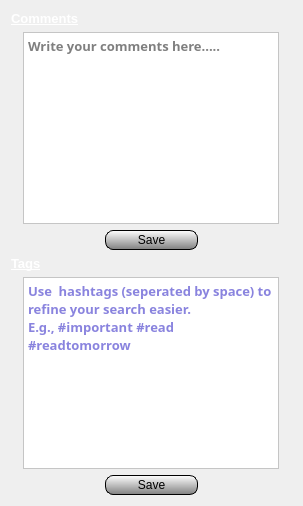
          <widget class="QWidget" name="tab_5">
           <attribute name="icon">
            <iconset>
             <normaloff>ico/016.png</normaloff>ico/016.png</iconset>
           </attribute>
           <attribute name="title">
            <string>Notes</string>
           </attribute>
           <layout class="QVBoxLayout" name="verticalLayout_5">
            <item>
             <widget class="QLabel" name="label_10">
              <property name="font">
               <font>
                <pointsize>10</pointsize>
                <weight>75</weight>
                <bold>true</bold>
                <underline>true</underline>
               </font>
              </property>
              <property name="styleSheet">
               <string notr="true">color: rgb(255, 255, 255);</string>
              </property>
              <property name="text">
               <string>Comments</string>
              </property>
             </widget>
            </item>
            <item>
             <layout class="QHBoxLayout" name="horizontalLayout_14">
              <item>
               <spacer name="horizontalSpacer_6">
                <property name="orientation">
                 <enum>Qt::Horizontal</enum>
                </property>
                <property name="sizeHint" stdset="0">
                 <size>
                  <width>12</width>
                  <height>20</height>
                 </size>
                </property>
               </spacer>
              </item>
              <item>
               <widget class="QPlainTextEdit" name="noteswriter">
                <property name="font">
                 <font>
                  <family>Segoe UI Semibold</family>
                  <pointsize>10</pointsize>
                  <weight>75</weight>
                  <bold>true</bold>
                 </font>
                </property>
                <property name="styleSheet">
                 <string notr="true">background-color: rgb(255, 255, 255);

selection-background-color: rgb(28, 58, 255);</string>
                </property>
                <property name="textInteractionFlags">
                 <set>Qt::LinksAccessibleByMouse|Qt::TextEditable|Qt::TextEditorInteraction|Qt::TextSelectableByKeyboard|Qt::TextSelectableByMouse</set>
                </property>
                <property name="backgroundVisible">
                 <bool>false</bool>
                </property>
                <property name="placeholderText">
                 <string>Write your comments here.....</string>
                </property>
               </widget>
              </item>
              <item>
               <spacer name="horizontalSpacer_7">
                <property name="orientation">
                 <enum>Qt::Horizontal</enum>
                </property>
                <property name="sizeHint" stdset="0">
                 <size>
                  <width>13</width>
                  <height>20</height>
                 </size>
                </property>
               </spacer>
              </item>
             </layout>
            </item>
            <item>
             <layout class="QHBoxLayout" name="horizontalLayout">
              <item>
               <spacer name="horizontalSpacer_2">
                <property name="orientation">
                 <enum>Qt::Horizontal</enum>
                </property>
                <property name="sizeType">
                 <enum>QSizePolicy::MinimumExpanding</enum>
                </property>
                <property name="sizeHint" stdset="0">
                 <size>
                  <width>28</width>
                  <height>20</height>
                 </size>
                </property>
               </spacer>
              </item>
              <item>
               <widget class="QPushButton" name="notessave">
                <property name="sizePolicy">
                 <sizepolicy hsizetype="Expanding" vsizetype="Ignored">
                  <horstretch>0</horstretch>
                  <verstretch>0</verstretch>
                 </sizepolicy>
                </property>
                <property name="styleSheet">
                 <string notr="true">QPushButton#notessave{background-color: qlineargradient(x1: 0, y1: 0, x2: 0, y2: 1, stop: 0 white, stop: 1 grey);border:1px;border-style: solid;border-color: black;border-radius: 8px;}
QPushButton#notessave:pressed{background-color: qlineargradient(x1: 0, y1: 0, x2: 0, y2: 1, stop: 0 white, stop: 1 yellow);border-style: solid;border-color: black;border-radius: 10px;}</string>
                </property>
                <property name="text">
                 <string>Save</string>
                </property>
               </widget>
              </item>
              <item>
               <spacer name="horizontalSpacer_3">
                <property name="orientation">
                 <enum>Qt::Horizontal</enum>
                </property>
                <property name="sizeHint" stdset="0">
                 <size>
                  <width>20</width>
                  <height>13</height>
                 </size>
                </property>
               </spacer>
              </item>
             </layout>
            </item>
            <item>
             <widget class="QLabel" name="label_11">
              <property name="font">
               <font>
                <pointsize>10</pointsize>
                <weight>75</weight>
                <bold>true</bold>
                <underline>true</underline>
               </font>
              </property>
              <property name="styleSheet">
               <string notr="true">color: rgb(255, 255, 255);</string>
              </property>
              <property name="text">
               <string>Tags</string>
              </property>
             </widget>
            </item>
            <item>
             <layout class="QHBoxLayout" name="horizontalLayout_5">
              <item>
               <spacer name="horizontalSpacer_8">
                <property name="orientation">
                 <enum>Qt::Horizontal</enum>
                </property>
                <property name="sizeHint" stdset="0">
                 <size>
                  <width>12</width>
                  <height>20</height>
                 </size>
                </property>
               </spacer>
              </item>
              <item>
               <widget class="QPlainTextEdit" name="stringtag">
                <property name="font">
                 <font>
                  <family>Segoe UI Semibold</family>
                  <pointsize>10</pointsize>
                  <weight>75</weight>
                  <bold>true</bold>
                 </font>
                </property>
                <property name="styleSheet">
                 <string notr="true">color: rgb(20, 8, 190);

background-color: rgb(255, 255, 255);</string>
                </property>
                <property name="placeholderText">
                 <string>Use  hashtags (seperated by space) to refine your search easier.                                                   E.g., #important #read #readtomorrow </string>
                </property>
               </widget>
              </item>
              <item>
               <spacer name="horizontalSpacer_9">
                <property name="orientation">
                 <enum>Qt::Horizontal</enum>
                </property>
                <property name="sizeHint" stdset="0">
                 <size>
                  <width>13</width>
                  <height>20</height>
                 </size>
                </property>
               </spacer>
              </item>
             </layout>
            </item>
            <item>
             <layout class="QHBoxLayout" name="horizontalLayout_11">
              <item>
               <spacer name="horizontalSpacer_4">
                <property name="orientation">
                 <enum>Qt::Horizontal</enum>
                </property>
                <property name="sizeHint" stdset="0">
                 <size>
                  <width>40</width>
                  <height>20</height>
                 </size>
                </property>
               </spacer>
              </item>
              <item>
               <widget class="QPushButton" name="savetag">
                <property name="sizePolicy">
                 <sizepolicy hsizetype="Expanding" vsizetype="Ignored">
                  <horstretch>0</horstretch>
                  <verstretch>0</verstretch>
                 </sizepolicy>
                </property>
                <property name="styleSheet">
                 <string notr="true">QPushButton#savetag{background-color: qlineargradient(x1: 0, y1: 0, x2: 0, y2: 1, stop: 0 white, stop: 1 grey);border:1px;border-style: solid;border-color: black;border-radius: 8px;}
QPushButton#savetag:pressed{background-color: qlineargradient(x1: 0, y1: 0, x2: 0, y2: 1, stop: 0 white, stop: 1 yellow);border-style: solid;border-color: black;border-radius: 10px;}</string>
                </property>
                <property name="text">
                 <string>Save</string>
                </property>
               </widget>
              </item>
              <item>
               <spacer name="horizontalSpacer_5">
                <property name="orientation">
                 <enum>Qt::Horizontal</enum>
                </property>
                <property name="sizeHint" stdset="0">
                 <size>
                  <width>40</width>
                  <height>20</height>
                 </size>
                </property>
               </spacer>
              </item>
             </layout>
            </item>
           </layout>
          </widget>
